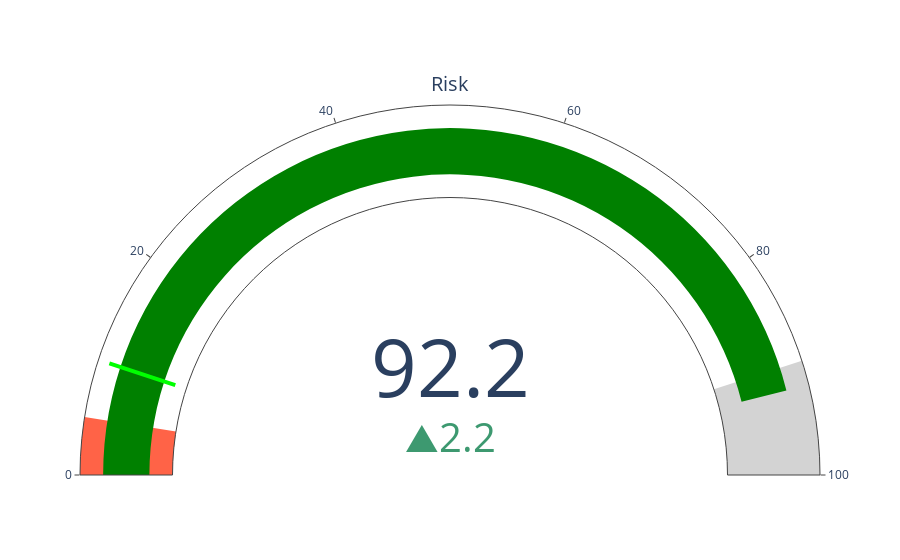

The notebook cell saved with this chart:
### Code cell
min_cred = 5
min_conf = 90
conf = pred.confidence*100
cred = pred.credibility*100
second_most_cred = (1 - pred.credibility) * 100
cred_threshold_clr = 'red' if cred < min_cred else 'lime'
conf_color = 'red' if conf < min_conf else 'green'

fig =go.Figure(go.Indicator(
    domain={'x': [0, 1], 'y': [0, 1]},
    value=conf,
    mode='gauge+number+delta',
    title={'text':'Risk'},
    delta={'reference':second_most_cred},
    gauge={'axis': {'range': [None,100]},
           'steps': [
               {'range': [0,min_cred], 'color': 'tomato'},
               {'range': [min_conf,100], 'color': 'lightgray'}],
           'threshold': {'line': {'color': cred_threshold_clr, 'width': 4}, 'thickness': 0.75, 'value': cred}}))
fig.show()

### Figure 1 — Plotly figure (JSON) as saved in the notebook; plotly's stock layout.template omitted (floating-point values rounded to 4 significant figures)
{"data": [{"delta": {"reference": 89.93}, "domain": {"x": [0, 1], "y": [0, 1]}, "gauge": {"axis": {"range": [null, 100]}, "steps": [{"color": "tomato", "range": [0, 5]}, {"color": "lightgray", "range": [90, 100]}], "threshold": {"line": {"color": "lime", "width": 4}, "thickness": 0.75, "value": 10.07}}, "mode": "gauge+number+delta", "title": {"text": "Risk"}, "type": "indicator", "value": 92.16}], "layout": {"autosize": true}}
